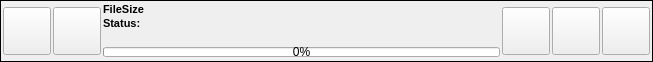
<?xml version="1.0" encoding="UTF-8"?>
<ui version="4.0">
 <class>FileXferWidgetUi</class>
 <widget class="QWidget" name="FileXferWidgetUi">
  <property name="geometry">
   <rect>
    <x>0</x>
    <y>0</y>
    <width>653</width>
    <height>62</height>
   </rect>
  </property>
  <property name="sizePolicy">
   <sizepolicy hsizetype="Expanding" vsizetype="Preferred">
    <horstretch>0</horstretch>
    <verstretch>52</verstretch>
   </sizepolicy>
  </property>
  <property name="minimumSize">
   <size>
    <width>0</width>
    <height>62</height>
   </size>
  </property>
  <property name="windowTitle">
   <string>Form</string>
  </property>
  <layout class="QGridLayout" name="gridLayout">
   <property name="margin" stdset="0">
    <number>0</number>
   </property>
   <property name="spacing">
    <number>0</number>
   </property>
   <item row="0" column="0">
    <widget class="QFrame" name="m_MainFrame">
     <property name="frameShape">
      <enum>QFrame::Shape::Panel</enum>
     </property>
     <property name="frameShadow">
      <enum>QFrame::Shadow::Plain</enum>
     </property>
     <layout class="QHBoxLayout" name="horizontalLayout_3">
      <property name="spacing">
       <number>2</number>
      </property>
      <property name="leftMargin">
       <number>2</number>
      </property>
      <property name="topMargin">
       <number>2</number>
      </property>
      <property name="rightMargin">
       <number>2</number>
      </property>
      <property name="bottomMargin">
       <number>2</number>
      </property>
      <item>
       <widget class="VxPushButton" name="m_FileIconButton">
        <property name="sizePolicy">
         <sizepolicy hsizetype="Fixed" vsizetype="Fixed">
          <horstretch>0</horstretch>
          <verstretch>0</verstretch>
         </sizepolicy>
        </property>
        <property name="minimumSize">
         <size>
          <width>48</width>
          <height>48</height>
         </size>
        </property>
        <property name="maximumSize">
         <size>
          <width>48</width>
          <height>48</height>
         </size>
        </property>
        <property name="text">
         <string notr="true"/>
        </property>
        <property name="iconSize">
         <size>
          <width>48</width>
          <height>48</height>
         </size>
        </property>
       </widget>
      </item>
      <item>
       <widget class="VxPushButton" name="m_ThumbnailButton">
        <property name="sizePolicy">
         <sizepolicy hsizetype="Fixed" vsizetype="Fixed">
          <horstretch>0</horstretch>
          <verstretch>0</verstretch>
         </sizepolicy>
        </property>
        <property name="minimumSize">
         <size>
          <width>48</width>
          <height>48</height>
         </size>
        </property>
        <property name="maximumSize">
         <size>
          <width>48</width>
          <height>48</height>
         </size>
        </property>
        <property name="text">
         <string notr="true"/>
        </property>
        <property name="iconSize">
         <size>
          <width>48</width>
          <height>48</height>
         </size>
        </property>
       </widget>
      </item>
      <item>
       <layout class="QVBoxLayout" name="verticalLayout">
        <property name="spacing">
         <number>0</number>
        </property>
        <property name="topMargin">
         <number>0</number>
        </property>
        <property name="bottomMargin">
         <number>2</number>
        </property>
        <item>
         <layout class="QHBoxLayout" name="horizontalLayout_2">
          <property name="spacing">
           <number>0</number>
          </property>
          <property name="bottomMargin">
           <number>0</number>
          </property>
          <item>
           <widget class="QLabel" name="m_FileSizeLabel">
            <property name="sizePolicy">
             <sizepolicy hsizetype="Preferred" vsizetype="Minimum">
              <horstretch>0</horstretch>
              <verstretch>0</verstretch>
             </sizepolicy>
            </property>
            <property name="font">
             <font>
              <pointsize>8</pointsize>
              <bold>true</bold>
             </font>
            </property>
            <property name="text">
             <string>FileSize</string>
            </property>
            <property name="margin">
             <number>0</number>
            </property>
           </widget>
          </item>
          <item>
           <widget class="VxLabel" name="m_FileNameLabel">
            <property name="sizePolicy">
             <sizepolicy hsizetype="Expanding" vsizetype="Minimum">
              <horstretch>0</horstretch>
              <verstretch>0</verstretch>
             </sizepolicy>
            </property>
            <property name="font">
             <font>
              <pointsize>8</pointsize>
             </font>
            </property>
            <property name="text">
             <string/>
            </property>
            <property name="wordWrap">
             <bool>true</bool>
            </property>
            <property name="indent">
             <number>2</number>
            </property>
           </widget>
          </item>
         </layout>
        </item>
        <item>
         <layout class="QHBoxLayout" name="horizontalLayout">
          <property name="spacing">
           <number>4</number>
          </property>
          <item>
           <widget class="VxLabel" name="m_FileStatus">
            <property name="font">
             <font>
              <pointsize>8</pointsize>
              <bold>true</bold>
             </font>
            </property>
            <property name="text">
             <string>Status:</string>
            </property>
            <property name="margin">
             <number>0</number>
            </property>
           </widget>
          </item>
          <item>
           <widget class="VxLabel" name="m_FilePathLabel">
            <property name="font">
             <font>
              <pointsize>8</pointsize>
             </font>
            </property>
            <property name="text">
             <string/>
            </property>
           </widget>
          </item>
          <item>
           <spacer name="horizontalSpacer">
            <property name="orientation">
             <enum>Qt::Orientation::Horizontal</enum>
            </property>
            <property name="sizeHint" stdset="0">
             <size>
              <width>40</width>
              <height>20</height>
             </size>
            </property>
           </spacer>
          </item>
         </layout>
        </item>
        <item>
         <widget class="FileActionBarWidget" name="m_FileActionBar">
          <property name="sizePolicy">
           <sizepolicy hsizetype="Preferred" vsizetype="Fixed">
            <horstretch>0</horstretch>
            <verstretch>0</verstretch>
           </sizepolicy>
          </property>
          <property name="minimumSize">
           <size>
            <width>0</width>
            <height>28</height>
           </size>
          </property>
          <property name="maximumSize">
           <size>
            <width>16777215</width>
            <height>28</height>
           </size>
          </property>
         </widget>
        </item>
        <item>
         <widget class="QProgressBar" name="m_FileProgressBar">
          <property name="minimumSize">
           <size>
            <width>0</width>
            <height>10</height>
           </size>
          </property>
          <property name="maximumSize">
           <size>
            <width>16777215</width>
            <height>10</height>
           </size>
          </property>
          <property name="value">
           <number>0</number>
          </property>
         </widget>
        </item>
       </layout>
      </item>
      <item>
       <widget class="VxPushButton" name="m_StreamButton">
        <property name="sizePolicy">
         <sizepolicy hsizetype="Fixed" vsizetype="Fixed">
          <horstretch>0</horstretch>
          <verstretch>0</verstretch>
         </sizepolicy>
        </property>
        <property name="minimumSize">
         <size>
          <width>48</width>
          <height>48</height>
         </size>
        </property>
        <property name="maximumSize">
         <size>
          <width>48</width>
          <height>48</height>
         </size>
        </property>
        <property name="text">
         <string notr="true"/>
        </property>
        <property name="iconSize">
         <size>
          <width>48</width>
          <height>48</height>
         </size>
        </property>
       </widget>
      </item>
      <item>
       <widget class="VxPushButton" name="m_FileAcceptButton">
        <property name="sizePolicy">
         <sizepolicy hsizetype="Fixed" vsizetype="Fixed">
          <horstretch>0</horstretch>
          <verstretch>0</verstretch>
         </sizepolicy>
        </property>
        <property name="minimumSize">
         <size>
          <width>48</width>
          <height>48</height>
         </size>
        </property>
        <property name="maximumSize">
         <size>
          <width>48</width>
          <height>48</height>
         </size>
        </property>
        <property name="text">
         <string notr="true"/>
        </property>
        <property name="iconSize">
         <size>
          <width>48</width>
          <height>48</height>
         </size>
        </property>
       </widget>
      </item>
      <item>
       <widget class="VxPushButton" name="m_FileCancelButton">
        <property name="sizePolicy">
         <sizepolicy hsizetype="Fixed" vsizetype="Fixed">
          <horstretch>0</horstretch>
          <verstretch>0</verstretch>
         </sizepolicy>
        </property>
        <property name="minimumSize">
         <size>
          <width>48</width>
          <height>48</height>
         </size>
        </property>
        <property name="maximumSize">
         <size>
          <width>48</width>
          <height>48</height>
         </size>
        </property>
        <property name="text">
         <string notr="true"/>
        </property>
        <property name="iconSize">
         <size>
          <width>48</width>
          <height>48</height>
         </size>
        </property>
       </widget>
      </item>
     </layout>
    </widget>
   </item>
  </layout>
 </widget>
 <customwidgets>
  <customwidget>
   <class>VxPushButton</class>
   <extends>QPushButton</extends>
   <header>VxPushButton.h</header>
  </customwidget>
  <customwidget>
   <class>VxLabel</class>
   <extends>QLabel</extends>
   <header>VxLabel.h</header>
  </customwidget>
  <customwidget>
   <class>FileActionBarWidget</class>
   <extends>QFrame</extends>
   <header>FileActionBarWidget.h</header>
   <container>1</container>
  </customwidget>
 </customwidgets>
 <resources/>
 <connections/>
</ui>
